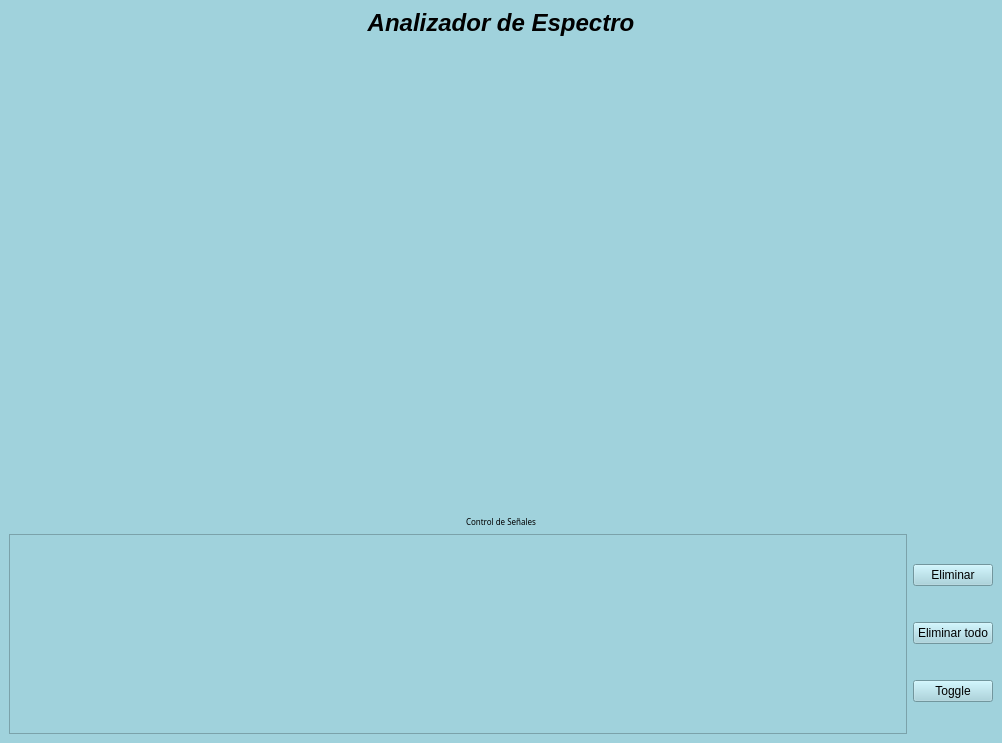
<?xml version="1.0" encoding="UTF-8"?>
<ui version="4.0">
 <class>MainWindow</class>
 <widget class="QMainWindow" name="MainWindow">
  <property name="geometry">
   <rect>
    <x>0</x>
    <y>0</y>
    <width>1002</width>
    <height>743</height>
   </rect>
  </property>
  <property name="windowTitle">
   <string>MainWindow</string>
  </property>
  <property name="styleSheet">
   <string notr="true">background-color:rgb(160, 210, 220);</string>
  </property>
  <widget class="QWidget" name="centralwidget">
   <layout class="QVBoxLayout" name="verticalLayout" stretch="0,70,0,30">
    <item>
     <widget class="QLabel" name="label_2">
      <property name="font">
       <font>
        <family>MS UI Gothic</family>
        <pointsize>18</pointsize>
        <weight>75</weight>
        <italic>true</italic>
        <bold>true</bold>
       </font>
      </property>
      <property name="text">
       <string>Analizador de Espectro</string>
      </property>
      <property name="alignment">
       <set>Qt::AlignCenter</set>
      </property>
     </widget>
    </item>
    <item>
     <widget class="GraphWidget" name="spectrumGraph" native="true"/>
    </item>
    <item>
     <widget class="QLabel" name="label">
      <property name="font">
       <font>
        <family>Myanmar Text</family>
        <pointsize>6</pointsize>
       </font>
      </property>
      <property name="text">
       <string>Control de Señales</string>
      </property>
      <property name="alignment">
       <set>Qt::AlignCenter</set>
      </property>
     </widget>
    </item>
    <item>
     <layout class="QHBoxLayout" name="horizontalLayout">
      <item>
       <widget class="QListWidget" name="signalList"/>
      </item>
      <item>
       <layout class="QVBoxLayout" name="verticalLayout_2">
        <item>
         <widget class="QPushButton" name="removeSignal">
          <property name="text">
           <string>Eliminar</string>
          </property>
         </widget>
        </item>
        <item>
         <widget class="QPushButton" name="removeAllSignals">
          <property name="text">
           <string>Eliminar todo</string>
          </property>
         </widget>
        </item>
        <item>
         <widget class="QPushButton" name="toggleSignal">
          <property name="text">
           <string>Toggle</string>
          </property>
         </widget>
        </item>
       </layout>
      </item>
     </layout>
    </item>
   </layout>
  </widget>
 </widget>
 <customwidgets>
  <customwidget>
   <class>GraphWidget</class>
   <extends>QWidget</extends>
   <header location="global">graphwidget.h</header>
   <container>1</container>
  </customwidget>
 </customwidgets>
 <resources/>
 <connections/>
</ui>
